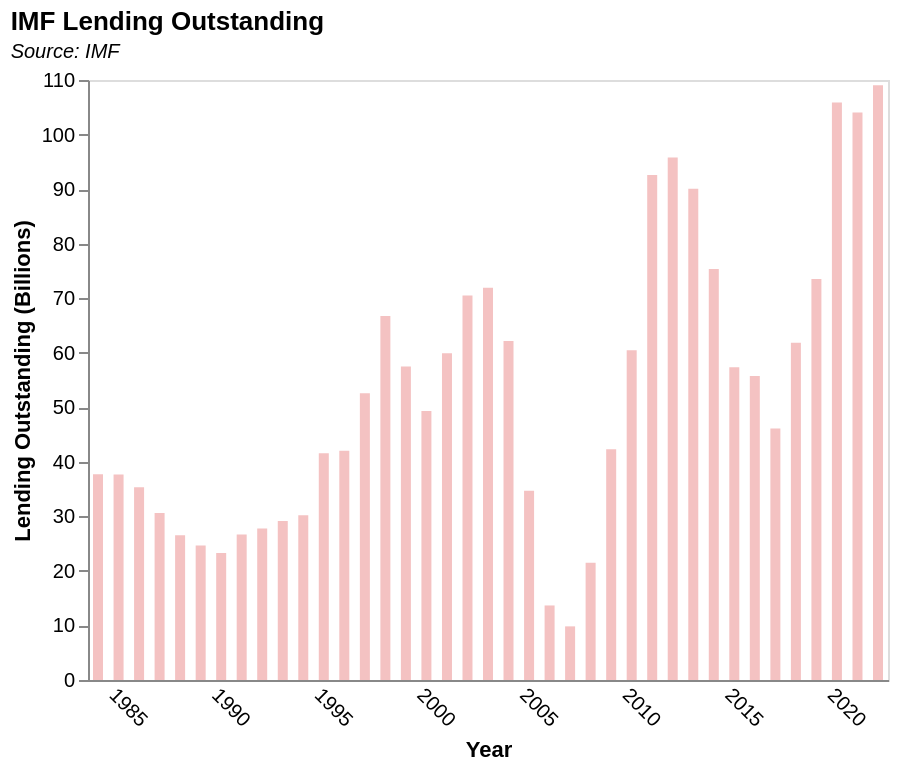

Write a Vega-Lite specification for this figure.
### Vega-Lite specification from a JSON file in a GitHub repository (floating-point values rounded to 4 significant figures)
{"$schema": "https://vega.github.io/schema/vega-lite/v5.json", "title": {"text": "IMF Lending Outstanding", "subtitle": "Source: IMF", "subtitleFontStyle": "italic", "subtitleFontSize": 10, "anchor": "start", "color": "black"}, "data": {"values": [{"Date": "08/31/2022", "GRA Purchases": "93769635059", "PRGT 1/2/": "15254184552", "Totals": "1.09E+11", "Year": "2022", "Totals(Bn)": "109.0238196", "World GDP": "", "World GDP(Bn)": "", "Totals/WGDP": "", "Totals%": ""}, {"Date": "12/31/2021", "GRA Purchases": "89474552025", "PRGT 1/2/": "14554823681", "Totals": "1.04E+11", "Year": "2021", "Totals(Bn)": "104.0293757", "World GDP": "9.61E+13", "World GDP(Bn)": "96100", "Totals/WGDP": "0.00", "Totals%": "0.108251171"}, {"Date": "12/31/2020", "GRA Purchases": "93408630285", "PRGT 1/2/": "12481816684", "Totals": "1.06E+11", "Year": "2020", "Totals(Bn)": "105.890447", "World GDP": "8.49E+13", "World GDP(Bn)": "84900", "Totals/WGDP": "0.00", "Totals%": "0.12472373"}, {"Date": "12/31/2019", "GRA Purchases": "66945509865", "PRGT 1/2/": "6590835450", "Totals": "73536345315", "Year": "2019", "Totals(Bn)": "73.53634532", "World GDP": "8.77E+13", "World GDP(Bn)": "87700", "Totals/WGDP": "0.00", "Totals%": "0.083849881"}, {"Date": "12/31/2018", "GRA Purchases": "55395611392", "PRGT 1/2/": "6426181029", "Totals": "61821792421", "Year": "2018", "Totals(Bn)": "61.82179242", "World GDP": "8.64E+13", "World GDP(Bn)": "86400", "Totals/WGDP": "0.00", "Totals%": "0.071553"}, {"Date": "12/31/2017", "GRA Purchases": "39585385873", "PRGT 1/2/": "6522280669", "Totals": "46107666542", "Year": "2017", "Totals(Bn)": "46.10766654", "World GDP": "8.14E+13", "World GDP(Bn)": "81400", "Totals/WGDP": "0.00", "Totals%": "0.056643325"}, {"Date": "12/31/2016", "GRA Purchases": "49267630851", "PRGT 1/2/": "6482647937", "Totals": "55750278788", "Year": "2016", "Totals(Bn)": "55.75027879", "World GDP": "7.65E+13", "World GDP(Bn)": "76500", "Totals/WGDP": "0.00", "Totals%": "0.072876181"}, {"Date": "12/31/2015", "GRA Purchases": "50757840741", "PRGT 1/2/": "6575911158", "Totals": "57333751899", "Year": "2015", "Totals(Bn)": "57.3337519", "World GDP": "7.52E+13", "World GDP(Bn)": "75200", "Totals/WGDP": "0.00", "Totals%": "0.076241691"}, {"Date": "12/31/2014", "GRA Purchases": "69041563463", "PRGT 1/2/": "6292755583", "Totals": "75334319046", "Year": "2014", "Totals(Bn)": "75.33431905", "World GDP": "7.97E+13", "World GDP(Bn)": "79700", "Totals/WGDP": "0.00", "Totals%": "0.094522358"}, {"Date": "12/31/2013", "GRA Purchases": "83899249061", "PRGT 1/2/": "6174392682", "Totals": "90073641743", "Year": "2013", "Totals(Bn)": "90.07364174", "World GDP": "7.76E+13", "World GDP(Bn)": "77600", "Totals/WGDP": "0.00", "Totals%": "0.116074281"}, {"Date": "12/31/2012", "GRA Purchases": "90042348252", "PRGT 1/2/": "5766292503", "Totals": "95808640755", "Year": "2012", "Totals(Bn)": "95.80864076", "World GDP": "7.55E+13", "World GDP(Bn)": "75500", "Totals/WGDP": "0.00", "Totals%": "0.126898862"}, {"Date": "12/31/2011", "GRA Purchases": "87276915790", "PRGT 1/2/": "5308609594", "Totals": "92585525384", "Year": "2011", "Totals(Bn)": "92.58552538", "World GDP": "7.39E+13", "World GDP(Bn)": "73900", "Totals/WGDP": "0.00", "Totals%": "0.125284879"}, {"Date": "12/31/2010", "GRA Purchases": "55620104510", "PRGT 1/2/": "4819344134", "Totals": "60439448644", "Year": "2010", "Totals(Bn)": "60.43944864", "World GDP": "6.66E+13", "World GDP(Bn)": "66600", "Totals/WGDP": "0.00", "Totals%": "0.090749923"}, {"Date": "12/31/2009", "GRA Purchases": "37221142436", "PRGT 1/2/": "5079705286", "Totals": "42300847722", "Year": "2009", "Totals(Bn)": "42.30084772", "World GDP": "6.08E+13", "World GDP(Bn)": "60800", "Totals/WGDP": "0.00", "Totals%": "0.069573763"}, {"Date": "12/31/2008", "GRA Purchases": "17514964723", "PRGT 1/2/": "3972372030", "Totals": "21487336753", "Year": "2008", "Totals(Bn)": "21.48733675", "World GDP": "6.41E+13", "World GDP(Bn)": "64100", "Totals/WGDP": "0.00", "Totals%": "0.033521586"}, {"Date": "12/31/2007", "GRA Purchases": "6036146757", "PRGT 1/2/": "3796945581", "Totals": "9833092338", "Year": "2007", "Totals(Bn)": "9.833092338", "World GDP": "5.84E+13", "World GDP(Bn)": "58400", "Totals/WGDP": "0.00", "Totals%": "0.016837487"}, {"Date": "12/31/2006", "GRA Purchases": "9822640239", "PRGT 1/2/": "3844020520", "Totals": "13666660759", "Year": "2006", "Totals(Bn)": "13.66666076", "World GDP": "5.18E+13", "World GDP(Bn)": "51800", "Totals/WGDP": "0.00", "Totals%": "0.026383515"}, {"Date": "12/31/2005", "GRA Purchases": "28432143237", "PRGT 1/2/": "6282121668", "Totals": "34714264905", "Year": "2005", "Totals(Bn)": "34.71426491", "World GDP": "4.78E+13", "World GDP(Bn)": "47800", "Totals/WGDP": "0.00", "Totals%": "0.072623985"}, {"Date": "12/31/2004", "GRA Purchases": "55373766674", "PRGT 1/2/": "6766029353", "Totals": "62139796027", "Year": "2004", "Totals(Bn)": "62.13979603", "World GDP": "4.41E+13", "World GDP(Bn)": "44100", "Totals/WGDP": "0.00", "Totals%": "0.140906567"}, {"Date": "12/31/2003", "GRA Purchases": "65032062712", "PRGT 1/2/": "6880893268", "Totals": "71912955980", "Year": "2003", "Totals(Bn)": "71.91295598", "World GDP": "3.91E+13", "World GDP(Bn)": "39100", "Totals/WGDP": "0.00", "Totals%": "0.183920604"}, {"Date": "12/31/2002", "GRA Purchases": "63601058794", "PRGT 1/2/": "6868671012", "Totals": "70469729806", "Year": "2002", "Totals(Bn)": "70.46972981", "World GDP": "3.49E+13", "World GDP(Bn)": "34900", "Totals/WGDP": "0.00", "Totals%": "0.201918997"}, {"Date": "12/31/2001", "GRA Purchases": "53477225409", "PRGT 1/2/": "6424578684", "Totals": "59901804093", "Year": "2001", "Totals(Bn)": "59.90180409", "World GDP": "3.36E+13", "World GDP(Bn)": "33600", "Totals/WGDP": "0.00", "Totals%": "0.178279179"}, {"Date": "12/31/2000", "GRA Purchases": "42990531049", "PRGT 1/2/": "6331595468", "Totals": "49322126517", "Year": "2000", "Totals(Bn)": "49.32212652", "World GDP": "3.38E+13", "World GDP(Bn)": "33800", "Totals/WGDP": "0.00", "Totals%": "0.145923451"}, {"Date": "12/31/1999", "GRA Purchases": "51061861875", "PRGT 1/2/": "6434274362", "Totals": "57496136237", "Year": "1999", "Totals(Bn)": "57.49613624", "World GDP": "3.27E+13", "World GDP(Bn)": "32700", "Totals/WGDP": "0.00", "Totals%": "0.175829163"}, {"Date": "12/31/1998", "GRA Purchases": "60451017051", "PRGT 1/2/": "6288825925", "Totals": "66739842976", "Year": "1998", "Totals(Bn)": "66.73984298", "World GDP": "3.15E+13", "World GDP(Bn)": "31500", "Totals/WGDP": "0.00", "Totals%": "0.211872517"}, {"Date": "12/31/1997", "GRA Purchases": "46559033783", "PRGT 1/2/": "6009867422", "Totals": "52568901205", "Year": "1997", "Totals(Bn)": "52.56890121", "World GDP": "3.16E+13", "World GDP(Bn)": "31600", "Totals/WGDP": "0.00", "Totals%": "0.166357282"}, {"Date": "12/31/1996", "GRA Purchases": "36127472805", "PRGT 1/2/": "5881609752", "Totals": "42009082557", "Year": "1996", "Totals(Bn)": "42.00908256", "World GDP": "3.17E+13", "World GDP(Bn)": "31700", "Totals/WGDP": "0.00", "Totals%": "0.132520765"}, {"Date": "12/31/1995", "GRA Purchases": "35929173412", "PRGT 1/2/": "5657438528", "Totals": "41586611940", "Year": "1995", "Totals(Bn)": "41.58661194", "World GDP": "3.10E+13", "World GDP(Bn)": "31000", "Totals/WGDP": "0.00", "Totals%": "0.134150361"}, {"Date": "12/31/1994", "GRA Purchases": "25611676952", "PRGT 1/2/": "4599768498", "Totals": "30211445450", "Year": "1994", "Totals(Bn)": "30.21144545", "World GDP": "2.79E+13", "World GDP(Bn)": "27900", "Totals/WGDP": "0.00", "Totals%": "0.108284751"}, {"Date": "12/31/1993", "GRA Purchases": "25196745031", "PRGT 1/2/": "3942792899", "Totals": "29139537930", "Year": "1993", "Totals(Bn)": "29.13953793", "World GDP": "2.58E+13", "World GDP(Bn)": "25800", "Totals/WGDP": "0.00", "Totals%": "0.112943945"}, {"Date": "12/31/1992", "GRA Purchases": "23967172718", "PRGT 1/2/": "3804463796", "Totals": "27771636514", "Year": "1992", "Totals(Bn)": "27.77163651", "World GDP": "2.54E+13", "World GDP(Bn)": "25400", "Totals/WGDP": "0.00", "Totals%": "0.109337152"}, {"Date": "12/31/1991", "GRA Purchases": "23378573926", "PRGT 1/2/": "3285717796", "Totals": "26664291722", "Year": "1991", "Totals(Bn)": "26.66429172", "World GDP": "2.38E+13", "World GDP(Bn)": "23800", "Totals/WGDP": "0.00", "Totals%": "0.112034839"}, {"Date": "12/31/1990", "GRA Purchases": "20731851093", "PRGT 1/2/": "2571911617", "Totals": "23303762710", "Year": "1990", "Totals(Bn)": "23.30376271", "World GDP": "2.28E+13", "World GDP(Bn)": "22800", "Totals/WGDP": "0.00", "Totals%": "0.102209486"}, {"Date": "12/31/1989", "GRA Purchases": "22315104224", "PRGT 1/2/": "2334886562", "Totals": "24649990786", "Year": "1989", "Totals(Bn)": "24.64999079", "World GDP": "2.02E+13", "World GDP(Bn)": "20200", "Totals/WGDP": "0.00", "Totals%": "0.122029657"}, {"Date": "12/31/1988", "GRA Purchases": "24750004884", "PRGT 1/2/": "1773964293", "Totals": "26523969177", "Year": "1988", "Totals(Bn)": "26.52396918", "World GDP": "1.93E+13", "World GDP(Bn)": "19300", "Totals/WGDP": "0.00", "Totals%": "0.137429892"}, {"Date": "12/31/1987", "GRA Purchases": "28751979125", "PRGT 1/2/": "1866342930", "Totals": "30618322055", "Year": "1987", "Totals(Bn)": "30.61832206", "World GDP": "1.73E+13", "World GDP(Bn)": "17300", "Totals/WGDP": "0.00", "Totals%": "0.176984521"}, {"Date": "12/31/1986", "GRA Purchases": "33334905644", "PRGT 1/2/": "2013169931", "Totals": "35348075575", "Year": "1986", "Totals(Bn)": "35.34807558", "World GDP": "1.52E+13", "World GDP(Bn)": "15200", "Totals/WGDP": "0.00", "Totals%": "0.232553129"}, {"Date": "12/31/1985", "GRA Purchases": "35194787249", "PRGT 1/2/": "2470247948", "Totals": "37665035197", "Year": "1985", "Totals(Bn)": "37.6650352", "World GDP": "1.29E+13", "World GDP(Bn)": "12900", "Totals/WGDP": "0.00", "Totals%": "0.291977017"}, {"Date": "12/31/1984", "GRA Purchases": "34936772393", "PRGT 1/2/": "2769874900", "Totals": "37706647293", "Year": "1984", "Totals(Bn)": "37.70664729", "World GDP": "1.23E+13", "World GDP(Bn)": "12300", "Totals/WGDP": "0.00", "Totals%": "0.306558108"}, {"Date": "", "GRA Purchases": "", "PRGT 1/2/": "", "Totals": "", "Year": "", "Totals(Bn)": "", "World GDP": "", "World GDP(Bn)": "", "Totals/WGDP": "", "Totals%": ""}, {"Date": "", "GRA Purchases": "", "PRGT 1/2/": "", "Totals": "", "Year": "", "Totals(Bn)": "", "World GDP": "", "World GDP(Bn)": "", "Totals/WGDP": "", "Totals%": ""}, {"Date": " 1/ Includes loans under the Structural Adjustment Facility and Trust Fund.", "GRA Purchases": "", "PRGT 1/2/": "", "Totals": "", "Year": "", "Totals(Bn)": "", "World GDP": "", "World GDP(Bn)": "", "Totals/WGDP": "", "Totals%": ""}, {"Date": "", "GRA Purchases": "", "PRGT 1/2/": "", "Totals": "", "Year": "", "Totals(Bn)": "", "World GDP": "", "World GDP(Bn)": "", "Totals/WGDP": "", "Totals%": ""}, {"Date": " 2/ Formerly PRGF-ESF.", "GRA Purchases": "", "PRGT 1/2/": "", "Totals": "", "Year": "", "Totals(Bn)": "", "World GDP": "", "World GDP(Bn)": "", "Totals/WGDP": "", "Totals%": ""}], "format": {"parse": {"Year": "date"}}}, "height": 300, "width": 400, "mark": {"type": "bar", "color": "#f4c2c2"}, "encoding": {"x": {"field": "Year", "type": "temporal", "axis": {"title": "Year", "grid": false, "ticks": false, "labelAngle": 45}}, "y": {"field": "Totals(Bn)", "type": "quantitative", "title": "Lending Outstanding (Billions)", "axis": {"grid": false}}}}
